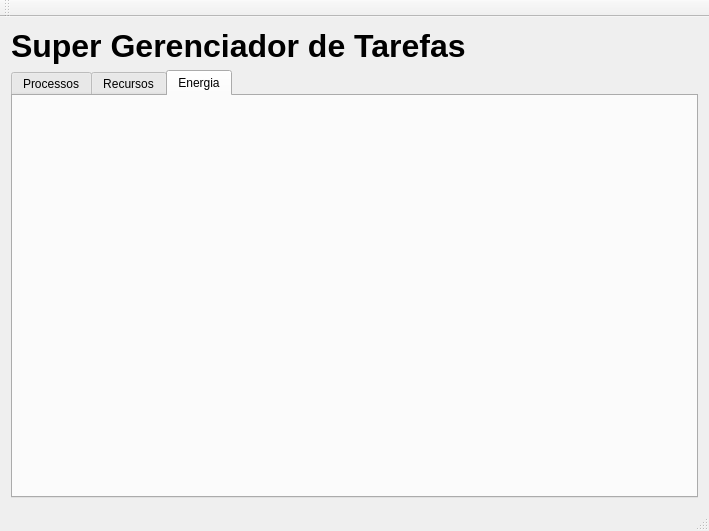
<?xml version="1.0" encoding="UTF-8"?>
<ui version="4.0">
 <class>MainWindow</class>
 <widget class="QMainWindow" name="MainWindow">
  <property name="geometry">
   <rect>
    <x>0</x>
    <y>0</y>
    <width>709</width>
    <height>531</height>
   </rect>
  </property>
  <property name="windowTitle">
   <string>Super Gerenciador de Tarefas</string>
  </property>
  <widget class="QWidget" name="centralWidget">
   <layout class="QVBoxLayout" name="verticalLayout">
    <item>
     <widget class="QLabel" name="label">
      <property name="font">
       <font>
        <pointsize>24</pointsize>
        <weight>75</weight>
        <bold>true</bold>
       </font>
      </property>
      <property name="text">
       <string>Super Gerenciador de Tarefas</string>
      </property>
     </widget>
    </item>
    <item>
     <widget class="QTabWidget" name="tabWidget">
      <property name="currentIndex">
       <number>2</number>
      </property>
      <widget class="QWidget" name="tabProcess">
       <attribute name="title">
        <string>Processos</string>
       </attribute>
      </widget>
      <widget class="QWidget" name="tabResources">
       <attribute name="title">
        <string>Recursos</string>
       </attribute>
       <layout class="QVBoxLayout" name="verticalLayout_2">
        <item>
         <widget class="QCustomPlot" name="widgetCpu" native="true">
          <widget class="QLabel" name="label_3">
           <property name="geometry">
            <rect>
             <x>0</x>
             <y>0</y>
             <width>121</width>
             <height>16</height>
            </rect>
           </property>
           <property name="text">
            <string>Uso de Processador</string>
           </property>
          </widget>
         </widget>
        </item>
        <item>
         <widget class="QCustomPlot" name="widgetMemory" native="true">
          <widget class="QLabel" name="label_2">
           <property name="geometry">
            <rect>
             <x>0</x>
             <y>0</y>
             <width>121</width>
             <height>16</height>
            </rect>
           </property>
           <property name="text">
            <string>Uso de Memória</string>
           </property>
          </widget>
         </widget>
        </item>
       </layout>
      </widget>
      <widget class="QWidget" name="tabEnergy">
       <attribute name="title">
        <string>Energia</string>
       </attribute>
       <layout class="QVBoxLayout" name="verticalLayout_3">
        <item>
         <widget class="QCustomPlot" name="widgetCharge" native="true"/>
        </item>
        <item>
         <widget class="QCustomPlot" name="widgetDischarge" native="true"/>
        </item>
       </layout>
      </widget>
     </widget>
    </item>
   </layout>
  </widget>
  <widget class="QMenuBar" name="menuBar">
   <property name="geometry">
    <rect>
     <x>0</x>
     <y>0</y>
     <width>709</width>
     <height>19</height>
    </rect>
   </property>
  </widget>
  <widget class="QToolBar" name="mainToolBar">
   <attribute name="toolBarArea">
    <enum>TopToolBarArea</enum>
   </attribute>
   <attribute name="toolBarBreak">
    <bool>false</bool>
   </attribute>
  </widget>
  <widget class="QStatusBar" name="statusBar"/>
 </widget>
 <layoutdefault spacing="6" margin="11"/>
 <customwidgets>
  <customwidget>
   <class>QCustomPlot</class>
   <extends>QWidget</extends>
   <header>qcustomplot.h</header>
   <container>1</container>
  </customwidget>
 </customwidgets>
 <resources/>
 <connections/>
</ui>
